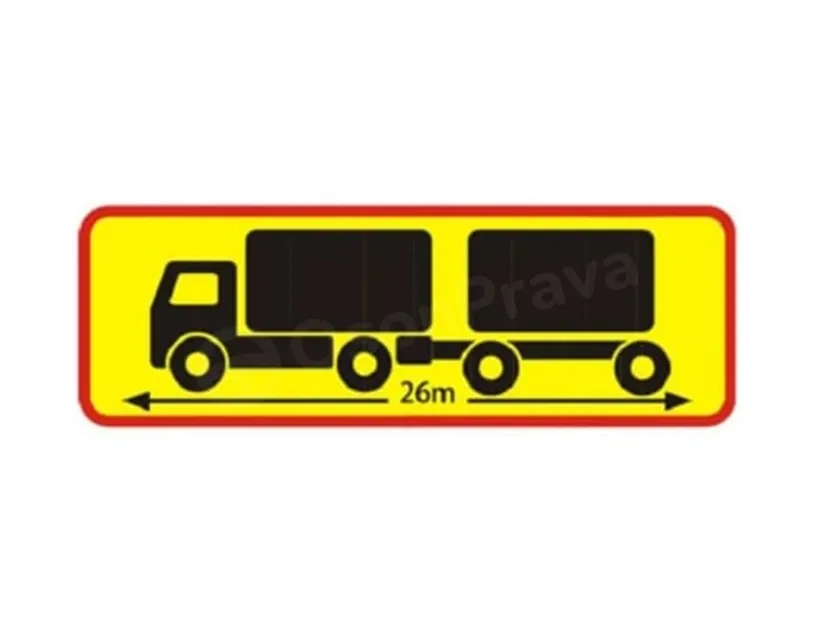
#> input picture images/q_10.webp, 834 x 637 px
$ python -i image_enhancer.py   (imports and definitions only)
#> lines starting #> are read from the running program, lines starting #| are printed output that depends on the picture
"""
Savol rasmlarini 100% tiniqlashtirish, kontrastini oshirish va HD formatga keltirish moduli.
"""
import os
import hashlib
from PIL import Image, ImageEnhance, ImageFilter

BASE_DIR = os.path.dirname(os.path.dirname(os.path.abspath(__file__)))
CACHE_DIR = os.path.join(BASE_DIR, "images", "hd_cache")
# [1 line not run here, left out]

def get_enhanced_image_path(original_path: str) -> str:
    """
    Berilgan rasm yo'lini oladi, uni tiniqlashtirib, kontrastini kuchaytiradi
    va keshdan yuqori sifatli HD nusxasining yo'lini qaytaradi.
    """
#> called with original_path = '../images/q_10.webp'
    if not original_path or not os.path.exists(original_path):
        return original_path

    # Fayl nomiga qarab kesh kaliti yaratish
    file_stat = os.stat(original_path)
    abs_path = os.path.abspath(original_path)
    cache_key = hashlib.md5(f"{abs_path}_{file_stat.st_mtime}_{file_stat.st_size}".encode()).hexdigest()
    cached_file = os.path.join(CACHE_DIR, f"hd_{cache_key}.jpg")

    if os.path.exists(cached_file):
        return cached_file

    try:
        with Image.open(original_path) as img:
            # Agar RGBA bo'lsa, RGB ga o'tkazish
#> img is the input picture: PIL image 834x637 RGB; mean R, G, B 227.1, 219.6, 190.7
            if img.mode in ("RGBA", "P"):
                img = img.convert("RGB")
            elif img.mode != "RGB":
                img = img.convert("RGB")

            w, h = img.size
#> w = 834; h = 637

            # Agar rasm juda kichik bo'lsa (< 1000px), uni sifatli kattalashtirish (Lanczos)
            if w < 1000 or h < 600:
                scale = max(1000 / max(w, 1), 600 / max(h, 1))
#> scale = 1.2
                if scale > 1.0:
                    new_w = int(w * scale)
#> new_w = 1000
                    new_h = int(h * scale)
#> new_h = 763
                    img = img.resize((new_w, new_h), Image.Resampling.LANCZOS)
#> img: PIL image 1000x763 RGB

            # 1. Kontrastni kuchaytirish (yo'l belgilari va chiziqlar aniq ajralishi uchun)
            enhancer_contrast = ImageEnhance.Contrast(img)
            img = enhancer_contrast.enhance(1.12)
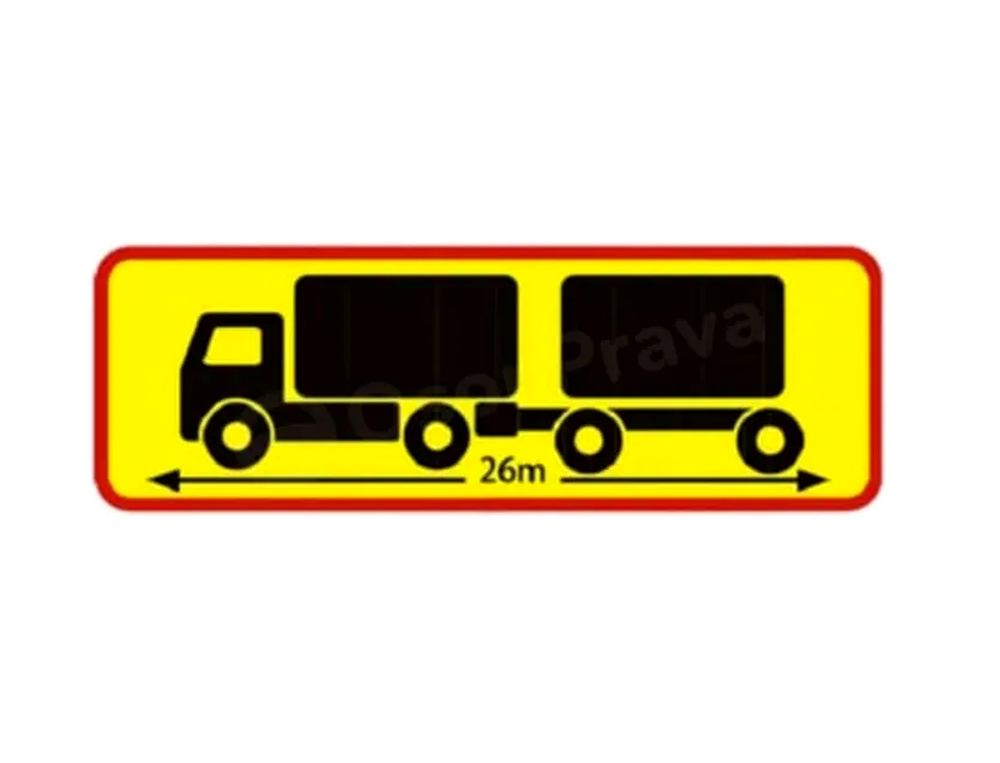
#> img: PIL image 1000x763 RGB; mean R, G, B 224.7, 216.5, 186.8

            # 2. Rang to'yinganligini biroz oshirish (svetofor va yo'l belgilari yorqin chiqishi uchun)
            enhancer_color = ImageEnhance.Color(img)
            img = enhancer_color.enhance(1.10)

            # 3. Aniqlikni (Sharpness) oshirish
            enhancer_sharpness = ImageEnhance.Sharpness(img)
            img = enhancer_sharpness.enhance(1.35)

            # 4. UnsharpMask filtri (detallar, harflar va chiziqlarni o'tkir qilish)
            img = img.filter(ImageFilter.UnsharpMask(radius=1.8, percent=150, threshold=2))
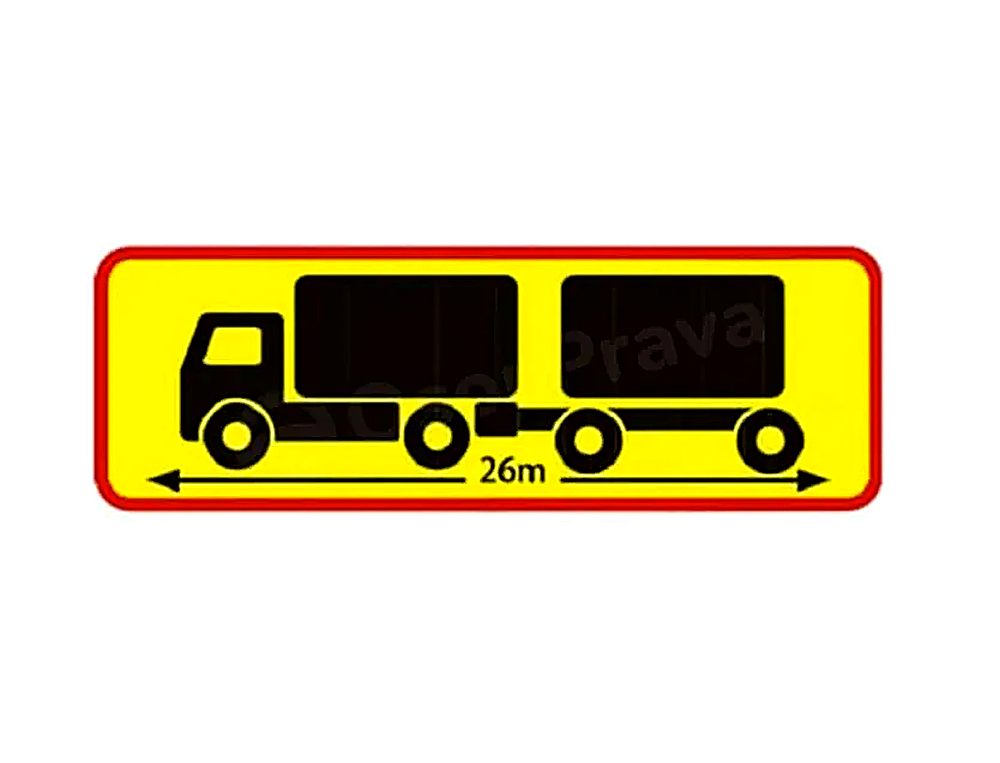
#> img: PIL image 1000x763 RGB; mean R, G, B 224.8, 216.5, 186.5

            # 5. Yuqori sifatli JPEG formatda saqlash (quality=95, subsampling=0)
            img.save(cached_file, "JPEG", quality=95, subsampling=0, optimize=True)

            return cached_file
    except Exception as e:
        print(f"[ImageEnhancer Error] {original_path}: {e}")
        return original_path

>>> result = get_enhanced_image_path('../images/q_10.webp')

$ run again, on images/q_1028.webp
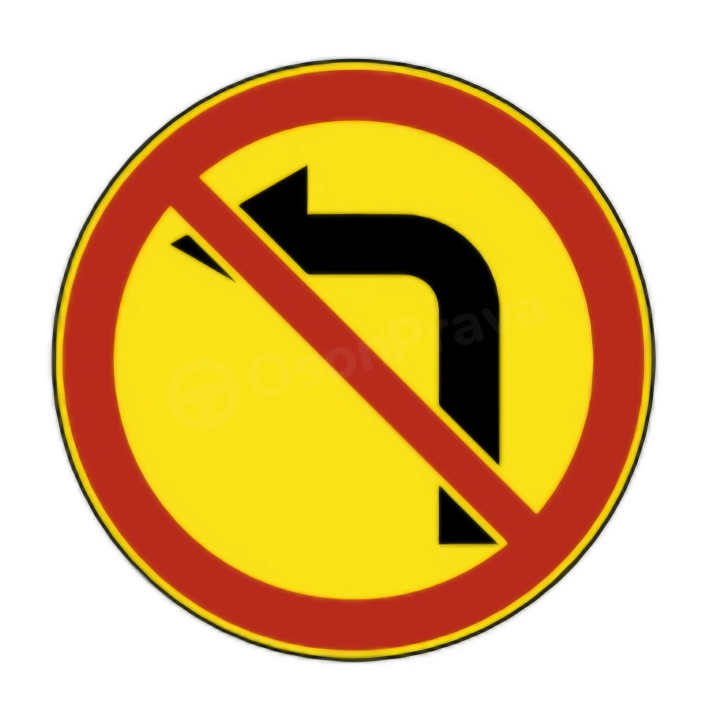
#> input picture images/q_1028.webp, 2140 x 2116 px (shown at 1/3 size)
#> in get_enhanced_image_path, img is the input picture: PIL image 2140x2116 RGB; mean R, G, B 221.8, 185.4, 122.4
#> in get_enhanced_image_path, `img = enhancer_contrast.enhance(1.12)`:
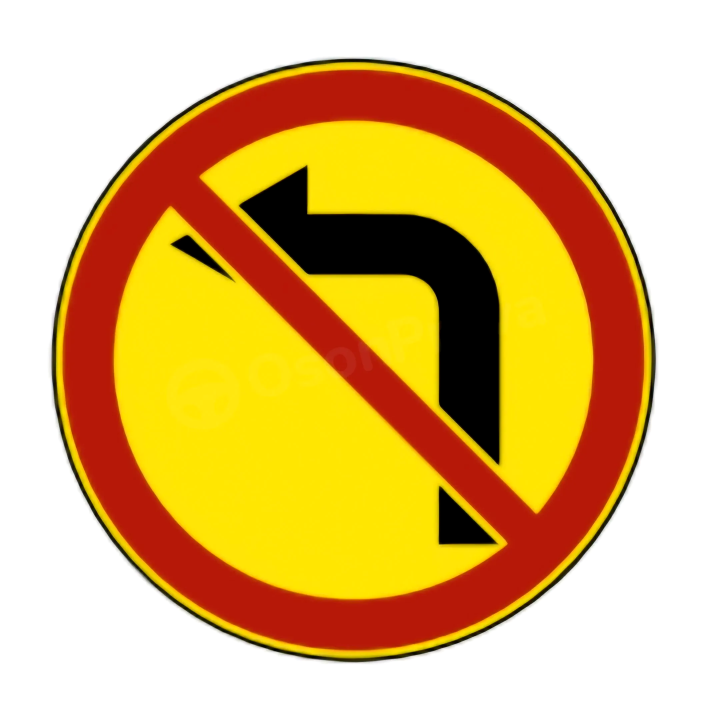
#> img: PIL image 2140x2116 RGB (shown at 1/3 size); mean R, G, B 222.8, 182.5, 112.5

$ run again, on images/q_1057.webp
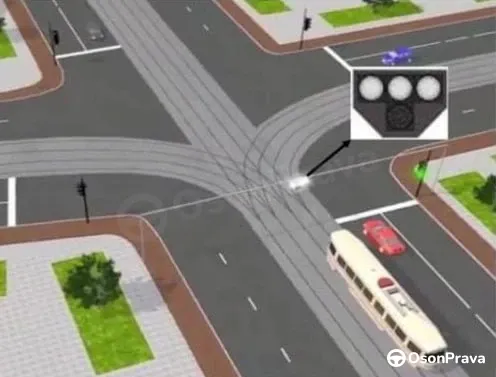
#> input picture images/q_1057.webp, 496 x 377 px
#> in get_enhanced_image_path, img is the input picture: PIL image 496x377 RGB; mean R, G, B 132.6, 129.6, 121.3
#> in get_enhanced_image_path, `img = enhancer_color.enhance(1.10)`:
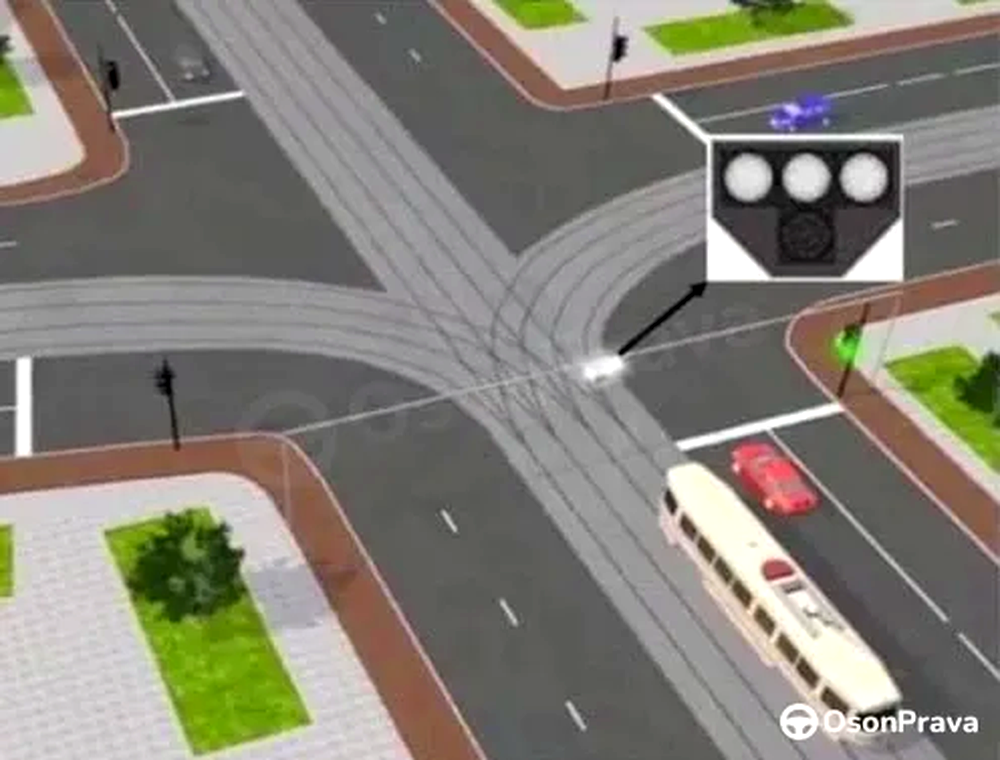
#> img: PIL image 1000x760 RGB; mean R, G, B 132.3, 128.6, 118.5

$ run again, on images/q_1059.webp
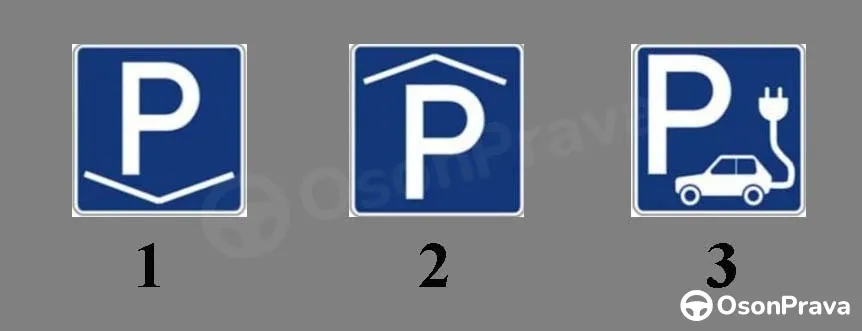
#> input picture images/q_1059.webp, 862 x 331 px
#> in get_enhanced_image_path, img is the input picture: PIL image 862x331 RGB; mean R, G, B 115.7, 123.7, 137.5
#> in get_enhanced_image_path, `img = img.filter(ImageFilter.UnsharpMask(radius=1.8, percent=150, thre..`:
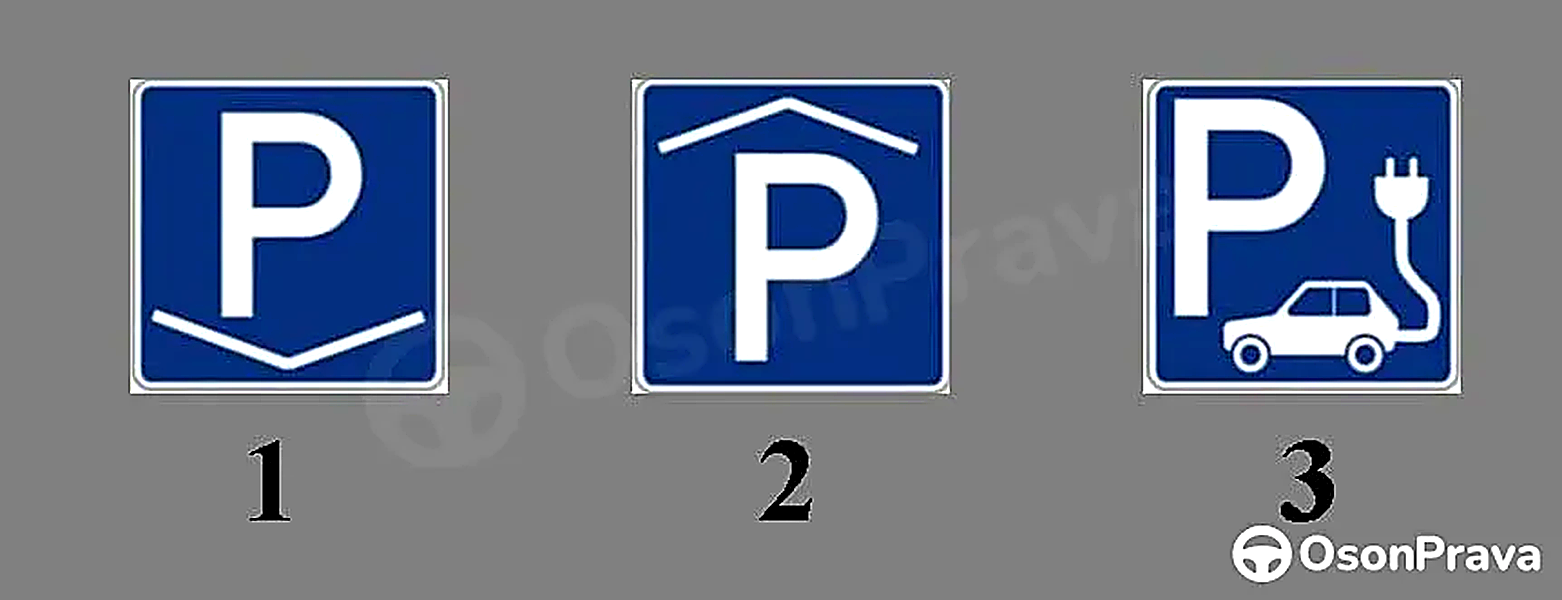
#> img: PIL image 1562x600 RGB; mean R, G, B 112.5, 121.2, 138.1
